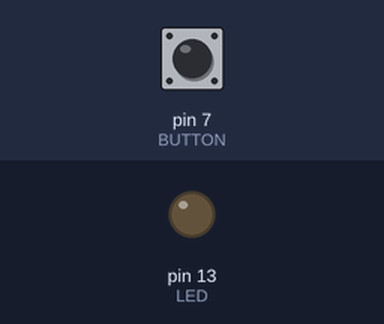
Bench run of a sketch on a simulated Arduino Uno, built with avr-gcc and run on an emulated ATmega328P. On the bench: output pins drawn as LEDs (lit = HIGH). The test bench sets the inputs (shaded band); at power-on: pin 7 (BUTTON) LOW.

Above: at 1.2 s.
1.3 s: pin 7 (BUTTON) pulled HIGH for 0.15 s
At 1.37 s:
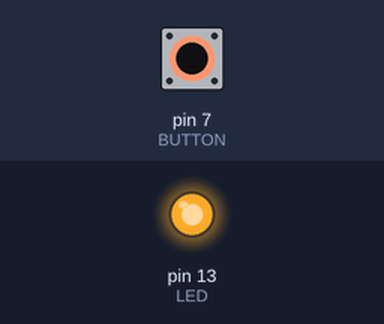
2.9 s: pin 7 (BUTTON) pulled HIGH for 3.2 s
At 7.2 s:
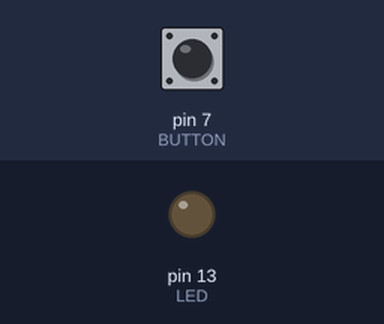
Timing chart, 0 to 8.7 s (numbered marks = the images above; inputs shaded):
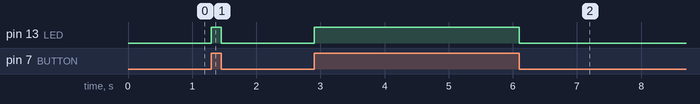

The sketch:

Blink.ino
```cpp
const int LED = 13;
const int BUTTON = 7;

int val = 0;

void setup() {
  Serial.begin(9200);
  pinMode(LED, OUTPUT);
  pinMode(BUTTON, INPUT); // the BUTTON is an input
}

void loop() {
  val = digitalRead(BUTTON);
 // TODO: mettere delay(100) .  per sperimentare di quanti millisecondi devono passare per rendere frustrante l'interazione con l'hardware
  if (val == HIGH){
    digitalWrite(LED, HIGH);
  }else{
    digitalWrite(LED, LOW);
  }
}
```

Measured:
- after the input at 1.3 s, pin 13 (LED): LOW → HIGH at once, → LOW 0.15 s later
- after the input at 2.9 s, pin 13 (LED): LOW → HIGH at once, → LOW 3.2 s later
